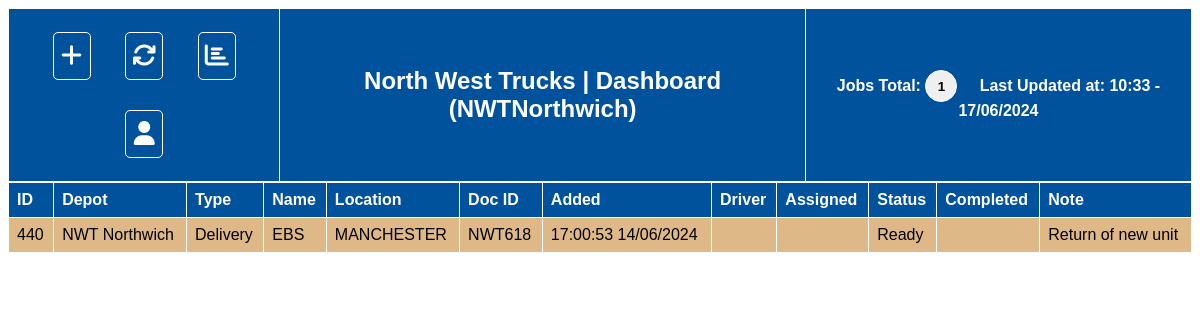
Page /dashboard.php (signed in) on the earlier database version.
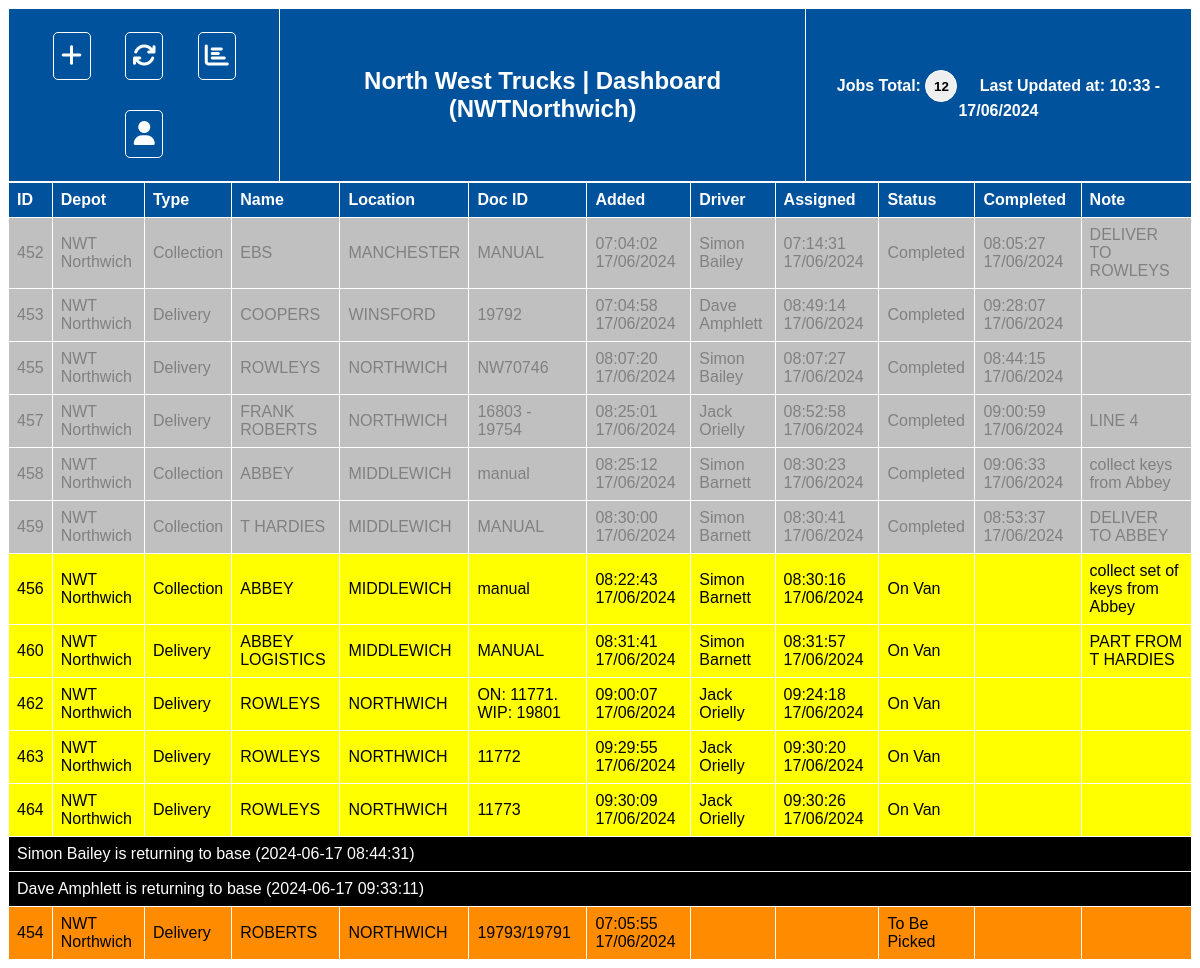
Same page on the later database version.
### tables this page shows
CREATE TABLE deliveries (id INTEGER PRIMARY KEY AUTOINCREMENT, depot TEXT NOT NULL, createdby TEXT, type TEXT NOT NULL, company TEXT NOT NULL, location TEXT NOT NULL, docid TEXT, added TEXT, driver TEXT, assigned TEXT, status TEXT, completed TEXT, sign_name TEXT, signature TEXT, note TEXT);

### dashboard.php (the view, shortened to what this page needs)
<?php
require("data/global.php");
$db = new SQLite3($database);
$todaysDate = date("Y-m-d");
$mainSQL = "SELECT * FROM deliveries
            WHERE
                (added >= '".$todaysDate."' OR status != 'Completed')
            AND
                (depot = '".$_SESSION['depot']."' AND depot !='')
            ORDER BY status ASC, added ASC";
$mainRet = $db->query($mainSQL);
$countSQL = "SELECT COUNT(*) as count FROM deliveries
            WHERE
                (added >= '".$todaysDate."' OR status != 'Completed')
            AND
                (depot = '".$_SESSION['depot']."' AND depot !='')
            AND
                (status != 'Return to Base')
            ORDER BY status ASC, added ASC";
$jobCount = $db->querySingle($countSQL);
?>
<!DOCTYPE html>
<html lang="en">
<head>
</head>
<body>
<div class='sticky'>
<table id='header' cellspacing='0'>
        <tr>
            <th colspan='4' style='text-align:center'>
                <button class='settingsButton' onclick='javascript:showAddJobModal()' title='Add Job'><i class="fa-solid fa-plus"></i></button>
                <a href='dashboard.php'><button class='settingsButton' title='Refresh Data'><i class="fa-solid fa-arrows-rotate"></i></button></a>
                <a href='report.php'><button class='settingsButton' title='View Completed Reports'><i class="fa-solid fa-chart-bar"></i></button></a>
                <button class='settingsButton' onclick='javascript:showAccountModal()' title='Login / Log Out'><i class="fa-solid fa-user"></i></button>
            </th>
            <th colspan='6' style='text-align:center'>
            <?php
                    if($_SESSION['user'] != ""){
                        echo "<h2>North West Trucks | Dashboard (".$_SESSION['user'].")</h2>";
                    } else {
                        echo "<h2>North West Trucks | Dashboard (LOGGED OUT)</h2>";
                    }
                ?>
            </th>
            <th colspan='2' style='text-align:center'>
                Jobs Total: <button style='height:32px;width:32px;border-radius:50%;border:1px solid white'><strong><?php echo $jobCount; ?></strong></button>
                &nbsp;&nbsp;&nbsp;
                Last Updated at: <span id="updated-at"></span>
            </th>
        </tr>
    </table>
</div>
    <table id='deliveries' cellspacing='0'>
        <tr>
            <th>ID</th>
            <th>Depot</th>
            <th>Type</th>
            <th>Name</th>
            <th>Location</th>
            <th>Doc ID</th>
            <th>Added</th>
            <th>Driver</th>
            <th>Assigned</th>
            <th>Status</th>
            <th>Completed</th>
            <th>Note</th>
        </tr>
        <?php
            while( $mainRow = $mainRet->fetchArray( SQLITE3_ASSOC ) ) {
                $addedDateTime = date_format(date_create($mainRow['added']),"H:i:s d/m/Y");
                if($mainRow['assigned'] != ''){
                    $assignedDateTime = date_format(date_create($mainRow['assigned']),"H:i:s d/m/Y");
                } else {
                    $assignedDateTime = '';
                }
                if($mainRow['completed'] != ''){
                    $completedDateTime = date_format(date_create($mainRow['completed']),"H:i:s d/m/Y");
                } else {
                    $completedDateTime = '';
                }
                if($mainRow['status'] == "Return to Base") {
                    $date1 = new DateTime($mainRow['added']);
                    $date2 = new DateTime($todaysDate);
                    if($date1 >= $date2) {
                        echo "<tr class='returntobase'>";
                        echo "<td colspan='12'>".$mainRow['driver']." is returning to base (".$mainRow['assigned'].")</td>";
                        echo "</tr>";
                    }
                } else {
                    switch ($mainRow['status']){
                        case "On Van":
                            echo "<tr class='outfordelivery' onclick='javascript:showOptionsModal(".$mainRow['id'].");' title='Click for options'>";
                            break;
                        case "Completed":
                            echo "<tr class='completed'>";
                            break;
                        case "Ready":
                        case "Manual":
                            echo "<tr class='ready' onclick='javascript:showOptionsModal(".$mainRow['id'].");' title='Click for options'>";
                            break;
                        case "To Be Picked":
                            echo "<tr class='tobepicked' onclick='javascript:showOptionsModal(".$mainRow['id'].");' title='Click for options'>";
                            break;
                    }
                echo "<td>".$mainRow['id']."</td>";
                echo "<td>".$mainRow['depot']."</td>";
                echo "<td>".$mainRow['type']."</td>";
                echo "<td>".$mainRow['company']."</td>";
                echo "<td>".$mainRow['location']."</td>";
                echo "<td>".$mainRow['docid']."</td>";
                echo "<td>".$addedDateTime."</td>";
                echo "<td>".$mainRow['driver']."</td>";
                echo "<td>".$assignedDateTime."</td>";
                echo "<td>".$mainRow['status']."</td>";
                echo "<td>".$completedDateTime."</td>";
                echo "<td>".$mainRow['note']."</td>";
                echo "</tr>";
                }
            }
        ?>
    </table>
</body>
</html>

### dashboard.php (style rules this page uses)
body { font-family:arial; }
.sticky { position: -webkit-sticky; position: sticky; top: 0; }
.returntobase { background-color:black; color:white; }
.completed { background-color:#C0C0C0; color:#808080; }
.outfordelivery { background-color: yellow; }
.tobepicked { background-color:darkorange; }
#header { font-family: Arial, Helvetica, sans-serif; border-collapse: collapse; width:100%; border-radius: 2px; }
#header th { padding-top: 12px; padding-bottom: 12px; text-align: left; background-color: #00529C; color: white; }
#header td, #header th { border: 1px solid #FFF; padding: 8px; }
#deliveries { font-family: Arial, Helvetica, sans-serif; border-collapse: collapse; width: 100%; }
#deliveries { border-radius: 2px; width:100%; }
#deliveries th { padding-top: 12px; padding-bottom: 12px; text-align: left; background-color: #00529C; color: white; }
#deliveries td, #deliveries th { border: 1px solid #FFF; padding: 8px; }
.settingsButton { width:15%; height:48px; background-color: #00529C; color:white; border-radius: 5px; border:1px solid white; font-size: 24px; cursor: pointer; margin:15px; }
.ready { background-color:burlywood; }

Differences in the rows shown:
no longer on this page (row edited): deliveries: id "440", depot "NWT Northwich", type "Delivery", company "EBS", location "MANCHESTER", docid "NWT618", added "17:00:53 14/06/2024", status "Ready", note "Return of new unit"
added deliveries: id "452", depot "NWT Northwich", type "Collection", company "EBS", location "MANCHESTER", docid "MANUAL", added "07:04:02 17/06/2024", driver "Simon Bailey", assigned "07:14:31 17/06/2024", status "Completed", completed "08:05:27 17/06/2024", note "DELIVER TO ROWLEYS"
added deliveries: id "453", depot "NWT Northwich", type "Delivery", company "COOPERS", location "WINSFORD", docid "19792", added "07:04:58 17/06/2024", driver "Dave Amphlett", assigned "08:49:14 17/06/2024", status "Completed", completed "09:28:07 17/06/2024"
added deliveries: id "455", depot "NWT Northwich", type "Delivery", company "ROWLEYS", location "NORTHWICH", docid "NW70746", added "08:07:20 17/06/2024", driver "Simon Bailey", assigned "08:07:27 17/06/2024", status "Completed", completed "08:44:15 17/06/2024"
added deliveries: id "457", depot "NWT Northwich", type "Delivery", company "FRANK ROBERTS", location "NORTHWICH", docid "16803 - 19754", added "08:25:01 17/06/2024", driver "Jack Orielly", assigned "08:52:58 17/06/2024", status "Completed", completed "09:00:59 17/06/2024", note "LINE 4"
added deliveries: id "458", depot "NWT Northwich", type "Collection", company "ABBEY", location "MIDDLEWICH", docid "manual", added "08:25:12 17/06/2024", driver "Simon Barnett", assigned "08:30:23 17/06/2024", status "Completed", completed "09:06:33 17/06/2024", note "collect keys from Abbey"
added deliveries: id "459", depot "NWT Northwich", type "Collection", company "T HARDIES", location "MIDDLEWICH", docid "MANUAL", added "08:30:00 17/06/2024", driver "Simon Barnett", assigned "08:30:41 17/06/2024", status "Completed", completed "08:53:37 17/06/2024", note "DELIVER TO ABBEY"
added deliveries: id "456", depot "NWT Northwich", type "Collection", company "ABBEY", location "MIDDLEWICH", docid "manual", added "08:22:43 17/06/2024", driver "Simon Barnett", assigned "08:30:16 17/06/2024", status "On Van", note "collect set of keys from Abbey"
added deliveries: id "460", depot "NWT Northwich", type "Delivery", company "ABBEY LOGISTICS", location "MIDDLEWICH", docid "MANUAL", added "08:31:41 17/06/2024", driver "Simon Barnett", assigned "08:31:57 17/06/2024", status "On Van", note "PART FROM T HARDIES"
added deliveries: id "462", depot "NWT Northwich", type "Delivery", company "ROWLEYS", location "NORTHWICH", docid "ON: 11771. WIP: 19801", added "09:00:07 17/06/2024", driver "Jack Orielly", assigned "09:24:18 17/06/2024", status "On Van"
added deliveries: id "463", depot "NWT Northwich", type "Delivery", company "ROWLEYS", location "NORTHWICH", docid "11772", added "09:29:55 17/06/2024", driver "Jack Orielly", assigned "09:30:20 17/06/2024", status "On Van"
added deliveries: id "464", depot "NWT Northwich", type "Delivery", company "ROWLEYS", location "NORTHWICH", docid "11773", added "09:30:09 17/06/2024", driver "Jack Orielly", assigned "09:30:26 17/06/2024", status "On Van"
added deliveries: driver "Simon Bailey", assigned "2024-06-17 08:44:31"
added deliveries: driver "Dave Amphlett", assigned "2024-06-17 09:33:11"
added deliveries: id "454", depot "NWT Northwich", type "Delivery", company "ROBERTS", location "NORTHWICH", docid "19793/19791", added "07:05:55 17/06/2024", status "To Be Picked"
Other differences:
$jobCount: "1" → "12"
